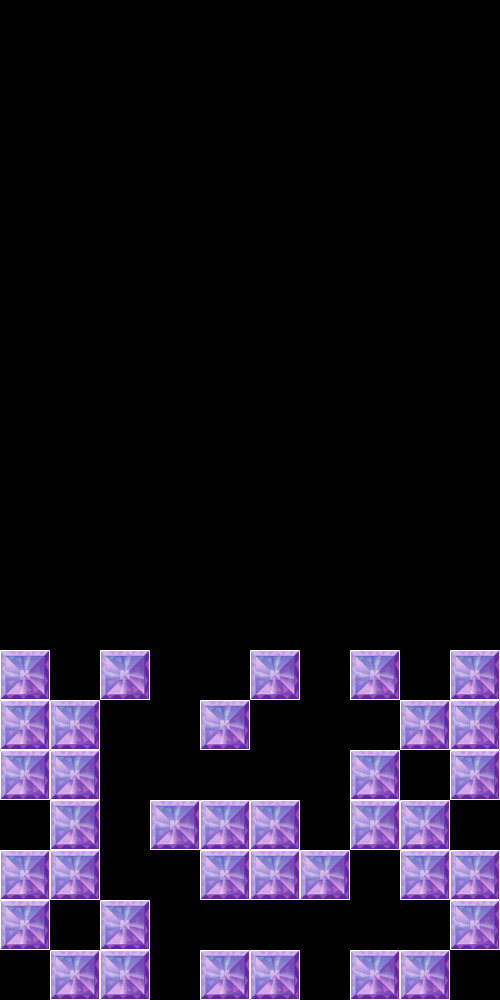

This game map was drawn from its Tiled (.tmx) file and the tilesets committed beside it. A one-line description and the trimmed map source follow:
An orthogonal 10x20 tile map with 50x50 px tiles, 1 tile layer (Map).

<map version="1.0" orientation="orthogonal" renderorder="right-down" width="10" height="20" tilewidth="50" tileheight="50" nextobjectid="1">
 <tileset firstgid="1" name="av7" tilewidth="50" tileheight="50" tilecount="1">
  <image source="av7.png" width="50" height="50" />
 </tileset>
 <layer name="Map" width="10" height="20">
  <data>[200 cells, 36 non-empty, 1 distinct tile ids]</data>
 </layer>
</map>